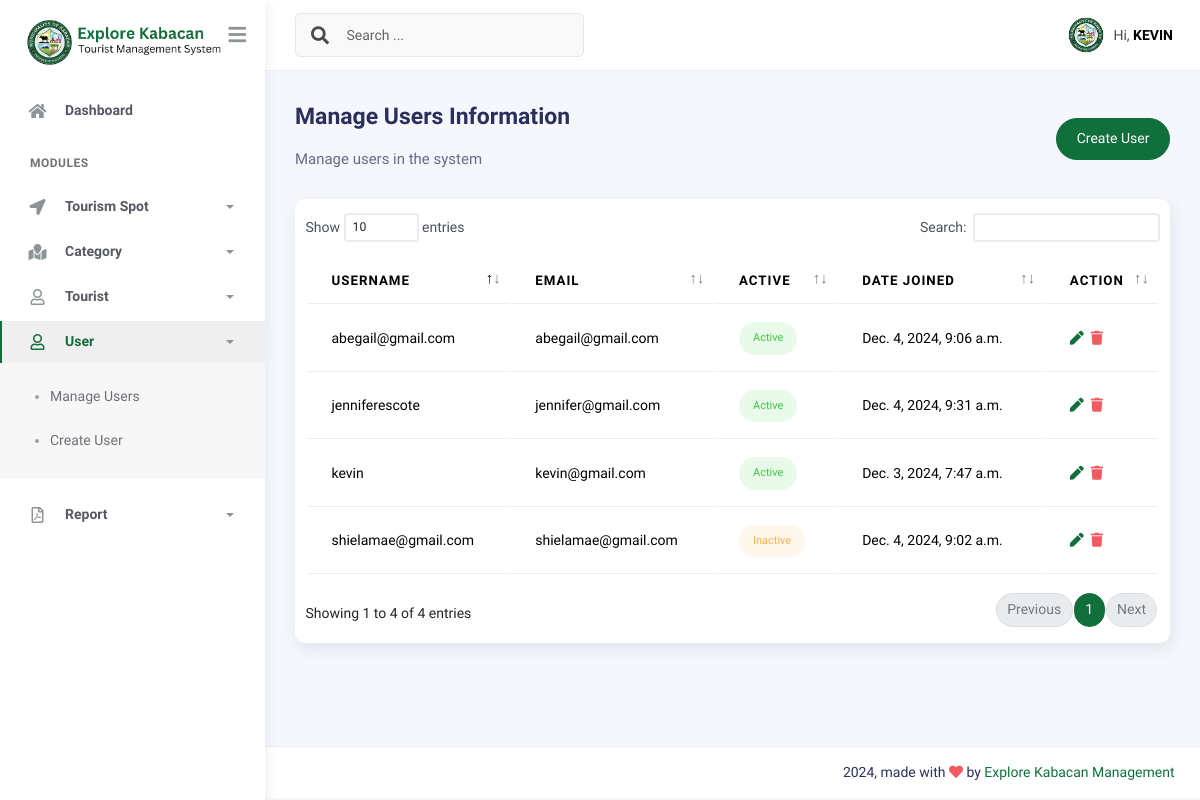
The page /users/list (signed in) on the database as committed earlier.
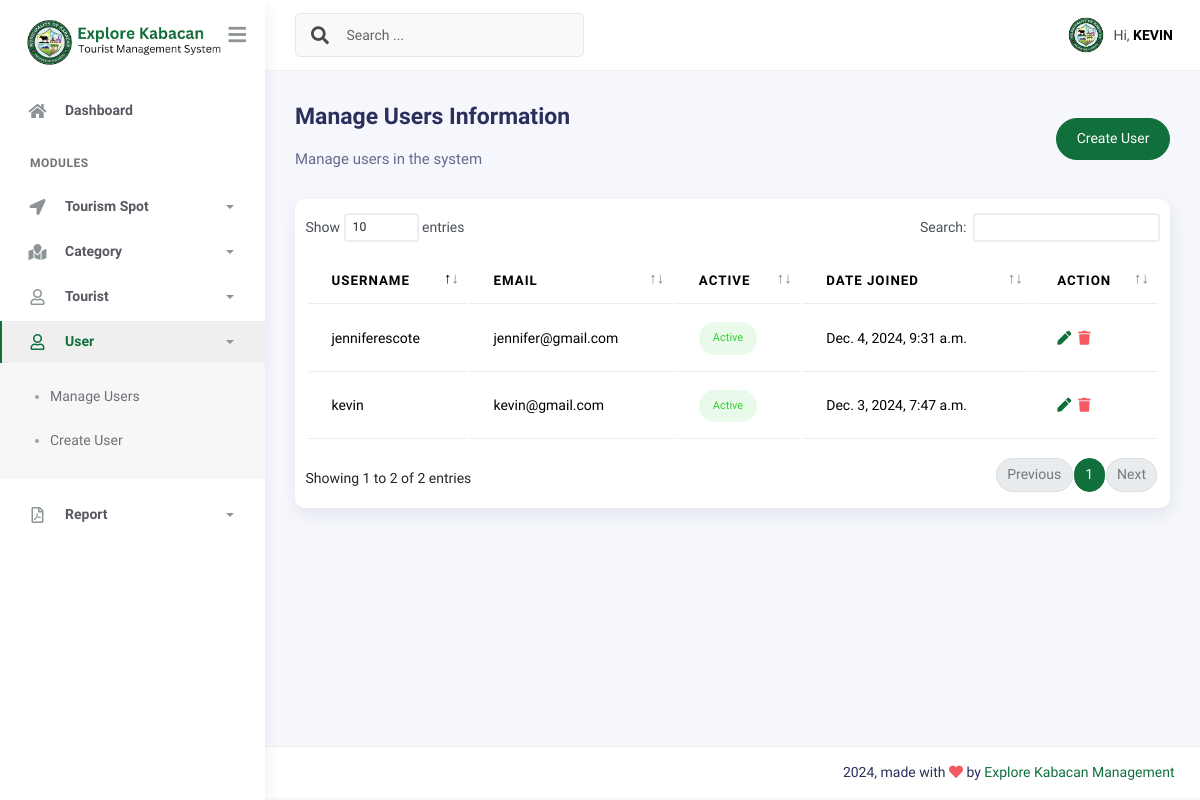
The same page on the database as committed later.
### explore_kabacan_app/models.py (models this page shows, shortened)
class CustomUser(AbstractBaseUser, PermissionsMixin):
    username = models.CharField(max_length=150, unique=True)
    first_name = models.CharField(max_length=255)
    middle_name = models.CharField(max_length=255)
    last_name = models.CharField(max_length=255)
    assigned_to = models.ForeignKey('Spot', null=True, blank=True, on_delete=models.CASCADE, help_text='Select what tourist spot you are assigned to.')
    email = models.EmailField(unique=True)
    is_active = models.BooleanField(default=True, help_text='Whether the user can login to the system')
    is_staff = models.BooleanField(default=False, help_text='Whether the user can access the super admin')
    is_superuser = models.BooleanField(default=False, help_text='Whether the user has the admin permission to system')
    date_joined = models.DateTimeField(default=timezone.now)
    objects = CustomUserManager()
    USERNAME_FIELD = "username"
    REQUIRED_FIELDS = ["email"]
    class Meta:
        db_table = "users_tbl"
        verbose_name = "User"
        verbose_name_plural = "Users"

### explore_kabacan_app/views.py (the view)
# urls.py: path("users/list", UsersView.as_view(), name="users"),
class UsersView(CustomLoginRequiredMixin, View):
    template_name = "users.html"
    def get(self, request, *args, **kwargs):
        context = {}
        context["users"] = CustomUser.objects.all().order_by("-date_joined")
        return render(request, self.template_name, context)

### explore_kabacan_app/templates/users.html (shortened to what this page needs)
{% extends './includes/base.html' %}
{% block content %}
<div class="page-inner">
    <div class="d-flex align-items-left align-items-md-center flex-column flex-md-row pt-2 pb-4">
        <div>
            <h3 class="fw-bold mb-3">Manage Users Information</h3>
            <h6 class="op-7 mb-2">Manage users in the system</h6>
        </div>
        <div class="ms-md-auto py-2 py-md-0">
            <a href="{% url 'add_user' %}" class="btn btn-primary btn-round">Create User</a>
        </div>
    </div>
    <div class="card py-3">
        <table class="table" id="datatable">
            <thead>
                <tr>
                    <th>Username</th>
                    <th>Email</th>
                    <th>Active</th>
                    <th>Date Joined</th>
                    <th>Action</th>
                </tr>
            </thead>
            <tbody>
                {% for user in users %}
                <tr>
                    <td>{{ user.username }}</td>
                    <td>{{ user.email }}</td>
                    <td>
                        {% if user.is_active %}
                        <span class="btn btn-label-success btn-round btn-sm">Active</span>
                        {% else %}
                        <span class="btn btn-label-warning btn-round btn-sm">Inactive</span>
                        {% endif %}
                    </td>
                    <td>{{ user.date_joined }}</td>
                    <td>
                        <div class="d-flex align-items-center justify-content-start gap-2">
                            <a href="{% url 'update_user' pk=user.id %}">
                                <i class="fas fa-pen"></i>
                            </a>
                            <a href="{% url 'delete_user' pk=user.id %}">
                                <i class="fas fa-trash text-danger"></i>
                            </a>
                        </div>
                    </td>
                </tr>
                {% endfor %}
            </tbody>
        </table>
    </div>
</div>
{% endblock %}

### explore_kabacan_app/templates/includes/base.html (shortened to what this page needs)
{% load static %}
<!DOCTYPE html>
<html lang="en">
    <head>
        <link rel="stylesheet" href="{% static 'assets/css/bootstrap.min.css' %}">
        <link rel="stylesheet" href="{% static 'assets/css/plugins.min.css' %}">
        <link rel="stylesheet" href="{% static 'assets/css/kaiadmin.min.css' %}">
        <link href="https://cdn.datatables.net/v/bs5/dt-2.1.8/datatables.min.css" rel="stylesheet">
    </head>
    <body>
        <div class="wrapper">
            {% include './sidebar.html' %}
            <div class="main-panel">
                <div class="main-header">
                    {% include './navbar.html' %}
                </div>
                <div class="container">
                    {% block content %}{% endblock %}
                </div>
                {% include './footer.html' %}
            </div>
        </body>
    </html>

### explore_kabacan_app/templates/includes/sidebar.html (shortened to what this page needs)
{% load static %}
<div class="sidebar" data-background-color="white">
    <div class="sidebar-logo">
        <div class="logo-header" data-background-color="white">
            <a href="#" class="logo d-flex justify-content-center align-items-center">
                <img
                    src="{% static 'assets/img/explore_kabacan.png' %}"
                    alt="navbar brand"
                    class="navbar-brand mt-3 mr-4"
                    height="70%"
                    width="100%"
                    style="object-fit: cover;"
                >
            </a>
            <div class="nav-toggle">
                <button class="btn btn-toggle toggle-sidebar">
                    <i class="fas fa-bars"></i>
                </button>
            </div>
        </div>
    </div>
    {% if request.user.is_superuser and request.user.is_active %}
    <div class="sidebar-wrapper scrollbar scrollbar-inner">
        <div class="sidebar-content">
            <ul class="nav nav-secondary">
                <li class="nav-item {% if 'dashboard' in request.path %}active{% endif %}">
                    <a
                        href="{% url 'dashboard' %}"
                        class="collapsed"
                    >
                        <i class="fas fa-home"></i>
                        <p>Dashboard</p>
                    </a>
                </li>
                <li class="nav-section">
                    <h4 class="text-section">MODULES</h4>
                </li>
                <li class="nav-item {% if 'spot' in request.path %}submenu active{% endif %}">
                    <a data-bs-toggle="collapse" href="#tourist" aria-expanded="true">
                        <i class="fas fa-location-arrow"></i>
                        <p>Tourism Spot</p>
                        <span class="caret"></span>
                    </a>
                </li>
                <li class="nav-item {% if 'category' in request.path %}submenu active{% endif %}">
                    <a data-bs-toggle="collapse" href="#category" aria-expanded="true">
                        <i class="fas fa-map-marked"></i>
                        <p>Category</p>
                        <span class="caret"></span>
                    </a>
                </li>
                <li class="nav-item {% if 'tourist' in request.path %}submenu active{% endif %}">
                    <a data-bs-toggle="collapse" href="#users" aria-expanded="true">
                        <i class="far fa-user"></i>
                        <p>Tourist</p>
                        <span class="caret"></span>
                    </a>
                </li>
                <li class="nav-item {% if 'users' in request.path %}submenu active{% endif %}">
                    <a data-bs-toggle="collapse" href="#usermodule" aria-expanded="true">
                        <i class="far fa-user"></i>
                        <p>User</p>
                        <span class="caret"></span>
                    </a>
                    <div class="collapse {% if 'users' in request.path %}show{% endif %}" id="usermodule">
                        <ul class="nav nav-collapse">
                            <li>
                                <a href="{% url 'users' %}">
                                    <span class="sub-item">Manage Users</span>
                                </a>
                            </li>
                            <li>
                                <a href="{% url 'add_user' %}">
                                    <span class="sub-item">Create User</span>
                                </a>
                            </li>
                        </ul>
                    </div>
                </li>
                <li class="nav-item {% if 'report' in request.path %}submenu active{% endif %}">
                    <a data-bs-toggle="collapse" href="#report" aria-expanded="true">
                        <i class="far fa-file-pdf"></i>
                        <p>Report</p>
                        <span class="caret"></span>
                    </a>
                </li>
            </ul>
        </div>
    </div>
    {% endif %}
</div>

### explore_kabacan_app/templates/includes/navbar.html (shortened to what this page needs)
{% load static %}
<nav class="navbar navbar-header navbar-header-transparent navbar-expand-lg border-bottom">
    <div class="container-fluid">
        <nav class="navbar navbar-header-left navbar-expand-lg navbar-form nav-search p-0 d-none d-lg-flex">
            <div class="input-group">
              <div class="input-group-prepend">
                <button type="submit" class="btn btn-search pe-1">
                  <i class="fa fa-search search-icon"></i>
                </button>
              </div>
              <input type="text" placeholder="Search ..." class="form-control">
            </div>
          </nav>
        <ul class="navbar-nav topbar-nav ms-md-auto align-items-center">
            <li class="nav-item topbar-user dropdown hidden-caret">
                <a
                    class="dropdown-toggle profile-pic"
                    data-bs-toggle="dropdown"
                    href="#"
                    aria-expanded="false"
                >
                    <div class="avatar-sm">
                        <img src="{% static 'assets/img/logo.jpg' %}" alt="{{ request.user.username }}" class="avatar-img rounded-circle">
                    </div>
                    <span class="profile-username">
                        <span class="op-7">Hi,</span>
                        <span class="fw-bold" style="text-transform: uppercase;">{{ request.user.username }}</span>
                    </span>
                </a>
            </li>
        </ul>
    </div>
</nav>

### explore_kabacan_app/templates/includes/footer.html (shortened to what this page needs)
<footer class="footer">
    <div class="container-fluid d-flex justify-content-between">
      <div class="copyright">
        2024, made with <i class="fa fa-heart heart text-danger"></i> by
        <a href="#">Explore Kabacan Management</a>
      </div>
    </div>
  </footer>

### explore_kabacan_app/templates/includes/base.html (style rules this page uses)
.btn-primary { background-color: #106F3B !important; border-color: #106F3B !important; }

Rows that differ between the two databases and show on the page:
removed CustomUser: username "abegail@gmail.com", email "abegail@gmail.com", is_active "Active", date_joined "Dec. 4, 2024, 9:06 a.m."
removed CustomUser: username "shielamae@gmail.com", email "shielamae@gmail.com", is_active "Inactive", date_joined "Dec. 4, 2024, 9:02 a.m."
Other text that changed with them:
text written by a page script: "Show entries Search: Showing 1 to 4 of 4 entries Previous 1 Next" → "Show entries Search: Showing 1 to 2 of 2 entries Previous 1 Next"
